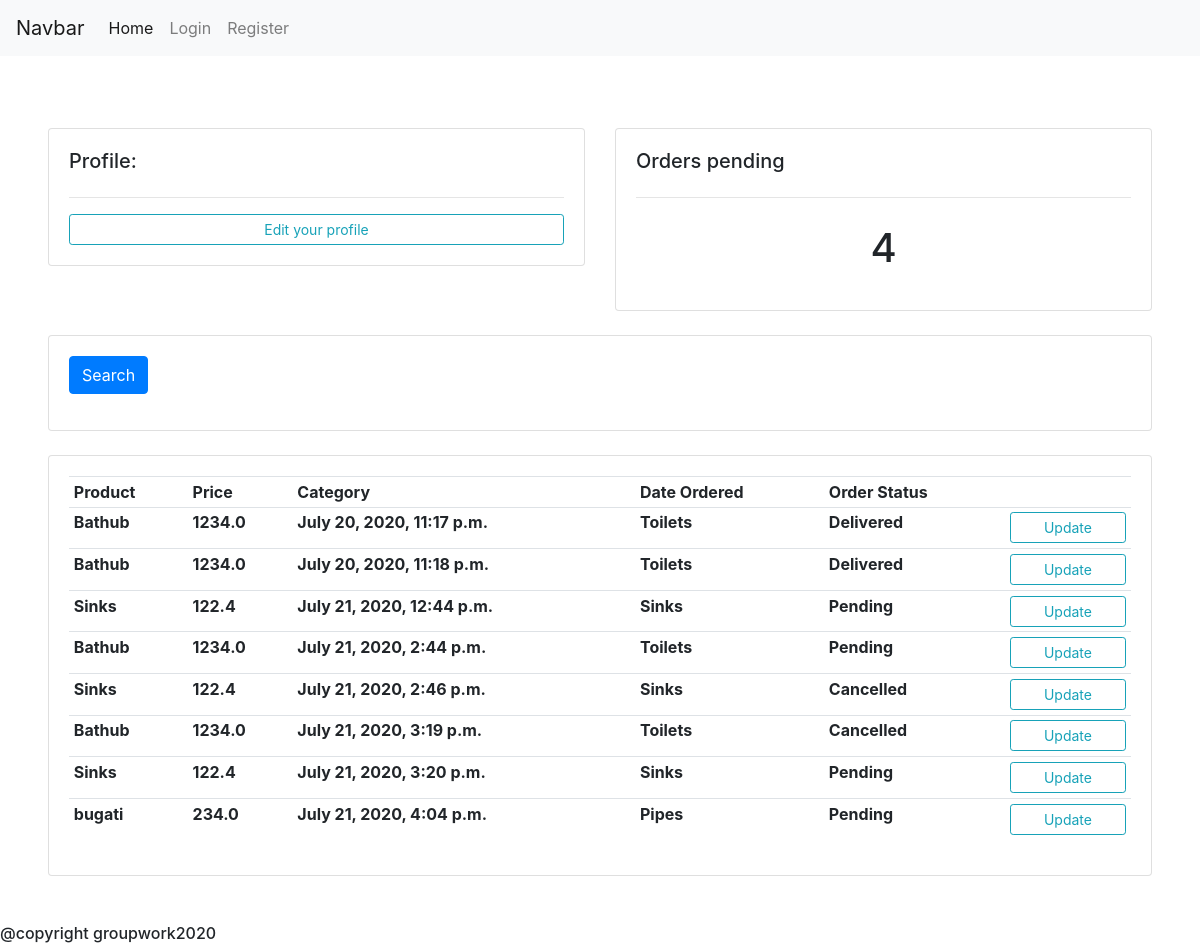
/intern/wanja/, run on an earlier commit of the app's database.
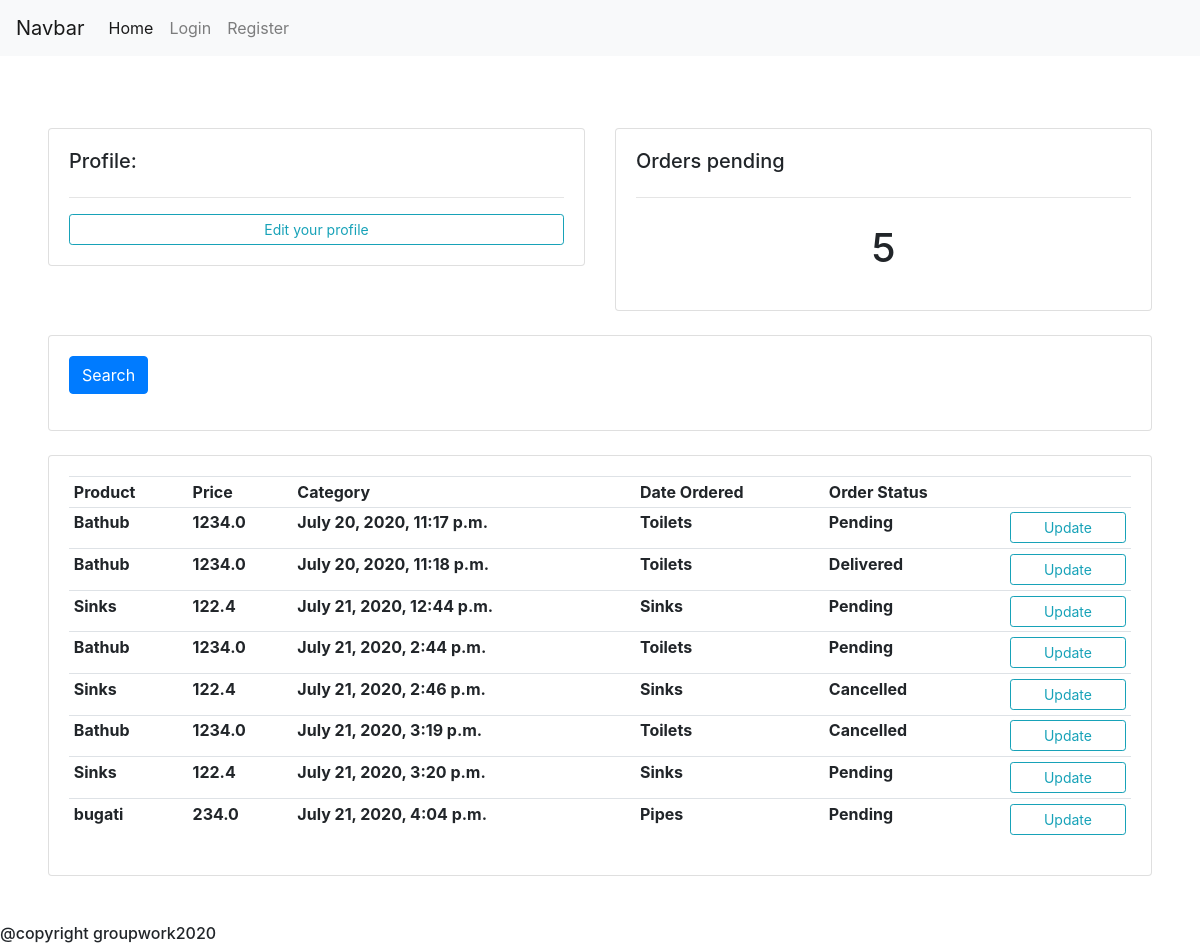
And on a later commit of the database.
### main/models.py (models this page shows, shortened)
class Order(models.Model):
    STATUS =(
                ('Pending', 'Pending'),
                ('Cancelled', 'Cancelled'),
                ('Delivered', 'Delivered'),
            )
    customer = models.ForeignKey(Customer, null=True, on_delete = models.SET_NULL)
    product =models.ForeignKey(Product, null=True, on_delete = models.SET_NULL)
    status =models.CharField(max_length=200, null=True, choices=STATUS)
    date_created=models.DateTimeField(auto_now_add=True,  null=True)

class Product(models.Model):
    CATEGORY = (
                    ('Sinks', 'Sinks'),
                    ('Pipes', 'Pipes'),
                    ('Toilets', 'Toilets'),
                )
    name=models.CharField(max_length=200, null=True)
    price=models.FloatField(max_length=200, null=True)
    category=models.CharField(max_length=200, null=True,choices=CATEGORY)
    description=models.CharField(max_length=200, null=True, blank=True)
    date_created=models.DateTimeField(auto_now_add=True,  null=True)
    image_url = models.CharField(max_length=200, null=True,default='https://upload.wikimedia.org/wikipedia/commons/8/89/Portrait_Placeholder.png' )
    stock_number = models.IntegerField(null=True, default=0)

### main/views.py (the view)
# urls.py: path("intern/<slug:username>/", views.intern, name='intern'),
def intern(request, username):
    username = Intern.objects.get(name=username)
    orders = Order.objects.all()
    pending_orders = orders.filter(status='Pending').count()
    context = {
        'username': username,
        'orders': orders,
        'pending_orders': pending_orders,
    }
    return render(request, 'main/intern.html', context)

### main/templates/main/intern.html
{% extends 'main/base.html' %}
{% block content%}
	<br>
<div class="" style="margin: 1%; padding: 3%">
<div class="row">
	<div class="col-md">
		<div class="card card-body">
			<h5>Profile:</h5>
			<hr>
			<a class="btn btn-outline-info  btn-sm btn-block" href="">Edit your profile</a>
		</div>
	</div>
	<div class="col-md">
		<div class="card card-body">
			<h5>Orders pending</h5>
			<hr>
			<h1 style="text-align: center;padding: 10px">{{ pending_orders }}</h1>
		</div>
	</div>
</div>
<br>
<div class="row">
	<div class="col">
		<div class="card card-body">
			<form method="get">
		    <button class="btn btn-primary" type="submit">Search</button>
		  </form>
		</div>
	</div>
</div>
<br>
      <div class="row">
        <div class="col-md">
            <div class="card card-body">
                <table class="table table-sm">
                    <tr>
                        <th>Product</th>
                        <th>Price</th>
                        <th>Category</th>
                        <th>Date Ordered</th>
                        <th>Order Status</th>
                        <th></th>
                    </tr>
                      {% for order in orders %}
                    <tr>
                        <th>  {{order.product.name}}</th>
                        <th>  {{order.product.price}}</th>
                        <th>  {{order.date_created}}</th>
                        <th>  {{order.product.category}}</th>
                        <th>  {{order.status}}</th>
                        <th> <a class="btn btn-outline-info  btn-sm btn-block" href="{% url 'main:updateorder' order.id %}">Update</a></th>
                    </tr>
                    {% endfor %}
                </table>
            </div>
        </div>
    </div>
</div>
{% endblock %}

What changed in the data, as far as the page shows it:
changed Order "July 20, 2020, 11:17 p.m.": status "Delivered" → "Pending"
Also different on the page:
{{ pending_orders }}: "4" → "5"
